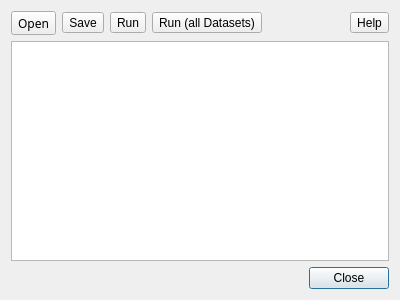
<?xml version="1.0" encoding="UTF-8"?>
<ui version="4.0">
 <class>MacroDialog</class>
 <widget class="QDialog" name="MacroDialog">
  <property name="geometry">
   <rect>
    <x>0</x>
    <y>0</y>
    <width>400</width>
    <height>300</height>
   </rect>
  </property>
  <property name="windowTitle">
   <string>Dialog</string>
  </property>
  <layout class="QVBoxLayout" name="verticalLayout">
   <item>
    <layout class="QHBoxLayout" name="headerLayout">
     <item alignment="Qt::AlignLeft">
      <widget class="QToolButton" name="openToolButton">
       <property name="font">
        <font>
         <family>Al Bayan</family>
        </font>
       </property>
       <property name="text">
        <string>Open</string>
       </property>
      </widget>
     </item>
     <item>
      <widget class="QToolButton" name="saveToolButton">
       <property name="text">
        <string>Save</string>
       </property>
      </widget>
     </item>
     <item>
      <widget class="QToolButton" name="runToolButton">
       <property name="text">
        <string>Run</string>
       </property>
      </widget>
     </item>
     <item alignment="Qt::AlignLeft">
      <widget class="QToolButton" name="runAllToolButton">
       <property name="text">
        <string>Run (all Datasets)</string>
       </property>
      </widget>
     </item>
     <item>
      <spacer name="horizontalSpacer">
       <property name="orientation">
        <enum>Qt::Horizontal</enum>
       </property>
       <property name="sizeHint" stdset="0">
        <size>
         <width>40</width>
         <height>20</height>
        </size>
       </property>
      </spacer>
     </item>
     <item>
      <widget class="QToolButton" name="helpToolButton">
       <property name="text">
        <string>Help</string>
       </property>
      </widget>
     </item>
    </layout>
   </item>
   <item>
    <widget class="QPlainTextEdit" name="plainTextEdit">
     <property name="font">
      <font>
       <kerning>false</kerning>
      </font>
     </property>
    </widget>
   </item>
   <item>
    <widget class="QDialogButtonBox" name="buttonBox">
     <property name="orientation">
      <enum>Qt::Horizontal</enum>
     </property>
     <property name="standardButtons">
      <set>QDialogButtonBox::Close</set>
     </property>
    </widget>
   </item>
  </layout>
 </widget>
 <resources/>
 <connections>
  <connection>
   <sender>buttonBox</sender>
   <signal>accepted()</signal>
   <receiver>MacroDialog</receiver>
   <slot>accept()</slot>
   <hints>
    <hint type="sourcelabel">
     <x>248</x>
     <y>254</y>
    </hint>
    <hint type="destinationlabel">
     <x>157</x>
     <y>274</y>
    </hint>
   </hints>
  </connection>
  <connection>
   <sender>buttonBox</sender>
   <signal>rejected()</signal>
   <receiver>MacroDialog</receiver>
   <slot>reject()</slot>
   <hints>
    <hint type="sourcelabel">
     <x>316</x>
     <y>260</y>
    </hint>
    <hint type="destinationlabel">
     <x>286</x>
     <y>274</y>
    </hint>
   </hints>
  </connection>
 </connections>
</ui>
